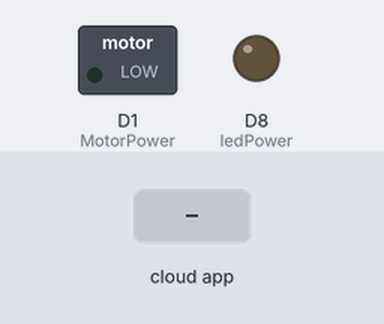
A sketch run on a simulated ESP8266 (NodeMCU). On the bench: switched loads named in the sketch (green lamp = pin HIGH), output pins drawn as LEDs (lit = HIGH). The test bench sets the inputs (shaded band). WiFi joins after 1.5 s; servers stay silent unless stated; uploads are accepted with an empty reply; the Firebase database answers and starts empty; what the sketch prints to the serial monitor is not drawn.

Above: at 7.3 s.
7.4 s: the phone or cloud app sets ledStatus to 1
At 12.4 s:
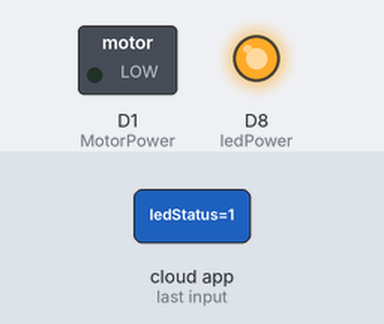
13.0 s: the phone or cloud app sets MotorStatus to 1
At 17.0 s:
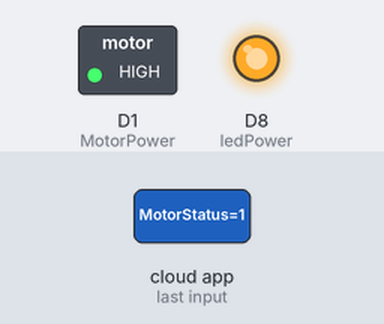
17.9 s: the phone or cloud app sets ledStatus to 0
At 21.7 s:
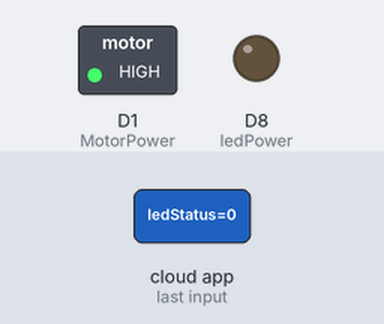
33.6 s: the phone or cloud app sets MotorStatus to 0
At 36.8 s:
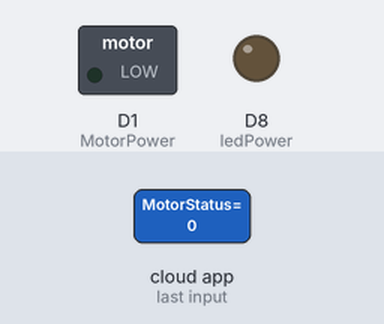
Timing chart, 0 to 38.3 s (numbered marks = the images above; inputs shaded):
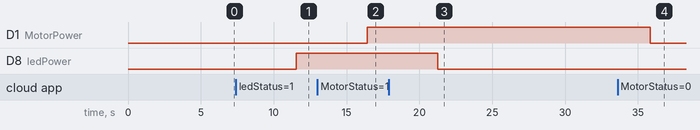

Measured:
- after the input at 7.4 s, D8 (ledPower): LOW → HIGH after 4.2 s
- after the input at 13.0 s, D1 (MotorPower): LOW → HIGH after 3.4 s
- after the input at 17.9 s, D8 (ledPower): HIGH → LOW after 3.4 s
- after the input at 33.6 s, D1 (MotorPower): HIGH → LOW after 2.3 s

The sketch:

NodeMCU_Part.ino
```cpp
#include <FirebaseArduino.h>
#include <ESP8266WiFi.h>

#include<SoftwareSerial.h> //Included SoftwareSerial Library
//Started SoftwareSerial at RX and TX pin of ESP8266/NodeMCU
SoftwareSerial s(3,1);
int incomingBytes[6];

#define FIREBASE_HOST "smart-factory-control.firebaseio.com"
#define FIREBASE_AUTH "ZrPLEH8G1pQvyGm44y2SjYiKx5xMKjEkwccXwcdn"

const char* ssid     = "HUAWEI MediaPad T3 7";
const char* password = "25121966";
const char* host = "egofactory.000webhostapp.com";

int ledPower = D8;
int MotorPower = D1;

void setup() {
   Serial.begin(9600);
//  Serial.println();
//  Serial.println();
//  Serial.print("Connecting to ");
//  Serial.println(ssid);
//
//  WiFi.begin(ssid, password);
//  while (WiFi.status() != WL_CONNECTED) {
//    delay(100);
//    Serial.print(".");
//  }
//
//  Serial.println("");
//  Serial.println("WiFi connected");
//  Serial.println("IP address: ");
//  Serial.println(WiFi.localIP());
//  Serial.print("Netmask: ");
//  Serial.println(WiFi.subnetMask());
//  Serial.print("Gateway: ");
//  Serial.println(WiFi.gatewayIP());
//
// Firebase.begin(FIREBASE_HOST, FIREBASE_AUTH);
//  pinMode(ledPower, OUTPUT);
//  pinMode(MotorPower,OUTPUT);
}

void loop() {
 if(Serial.available()>0)
    {
     for (int i=0; i<5; i++) {
      incomingBytes[i] = Serial.read();
     }
    }


  Serial.println();
  Serial.println();
  Serial.print("Connecting to ");
  Serial.println(ssid);

  WiFi.begin(ssid, password);
  while (WiFi.status() != WL_CONNECTED) {
    delay(100);
    Serial.print(".");
  }

  Serial.println("");
  Serial.println("WiFi connected");
  Serial.println("IP address: ");
  Serial.println(WiFi.localIP());
  Serial.print("Netmask: ");
  Serial.println(WiFi.subnetMask());
  Serial.print("Gateway: ");
  Serial.println(WiFi.gatewayIP());

 Firebase.begin(FIREBASE_HOST, FIREBASE_AUTH);
  pinMode(ledPower, OUTPUT);
  pinMode(MotorPower,OUTPUT);
int ledStatus = Firebase.getInt("ledStatus");
  int MotorStatus = Firebase.getInt("MotorStatus");
 if(ledStatus == 1){
    digitalWrite(ledPower, HIGH);
    s.write(9);
    }
     if(ledStatus == 0){
    digitalWrite(ledPower, LOW);
    s.write(8);
    }
     if(MotorStatus == 1){
    digitalWrite(MotorPower, HIGH);
    }
     if(MotorStatus == 0){
    digitalWrite(MotorPower, LOW);
    }
   Serial.print("connecting to ");
  Serial.println(host);

  WiFiClient client;
  const int httpPort = 80;
 if (!client.connect(host, httpPort)) {
    Serial.println("connection failed");
    return;
  }

  Serial.println(incomingBytes[0]); //Read the serial data and store it
  Serial.println(incomingBytes[1]); //Read the serial data and store it
  Serial.println(incomingBytes[2]); //Read the serial data and store it
  Serial.println(incomingBytes[3]); //Read the serial data and store it
  Serial.println(incomingBytes[4]); //Read the serial data and store it

 delay(1000);
  //data = Serial.read(); //Read the serial data and store it
  String url = "/api/factory/insert.php?alldetect=" + String(1) + "&waterdetect="+ String(incomingBytes[0]) + "&colordetect="+ String(incomingBytes[1]) + "&weightdetect="+ String(incomingBytes[2])  + "&shapedetect="+ String(incomingBytes[3]) +"&qualifieddetect="+ String(incomingBytes[4]) + "&waterrejected="+ String(1) +"&colorrejected="+ String(1) + "&weightrejected="+ String(1) +"&shaperejected="+ String(1)  +"&qualified="+ String(1) +"&intencontrol="+ String(1) +"&flamedetect="+ String(1) + "&tempdetect="+ String(0) ;
  Serial.print("Requesting URL: ");
  Serial.println(url);


  client.print(String("GET ") + url + " HTTP/1.1\r\n" +
               "Host: " + host + "\r\n" +
               "Connection: close\r\n\r\n");
  delay(1000);
  while(client.available()){
    String line = client.readStringUntil('\r');
   Serial.print(line);
   if(ledStatus == 1){
    digitalWrite(ledPower, HIGH);
    }
     if(ledStatus == 0){
    digitalWrite(ledPower, LOW);
    }
     if(MotorStatus == 1){
    digitalWrite(MotorPower, HIGH);
    }
     if(MotorStatus == 0){
    digitalWrite(MotorPower, LOW);
    }
  }

  Serial.println();
  Serial.println("closing connection");
  delay(1000);
}
```
